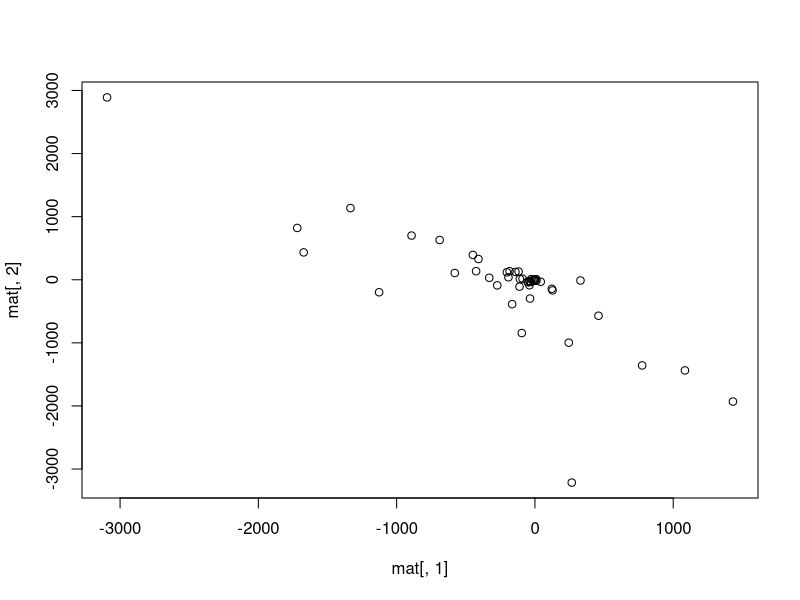
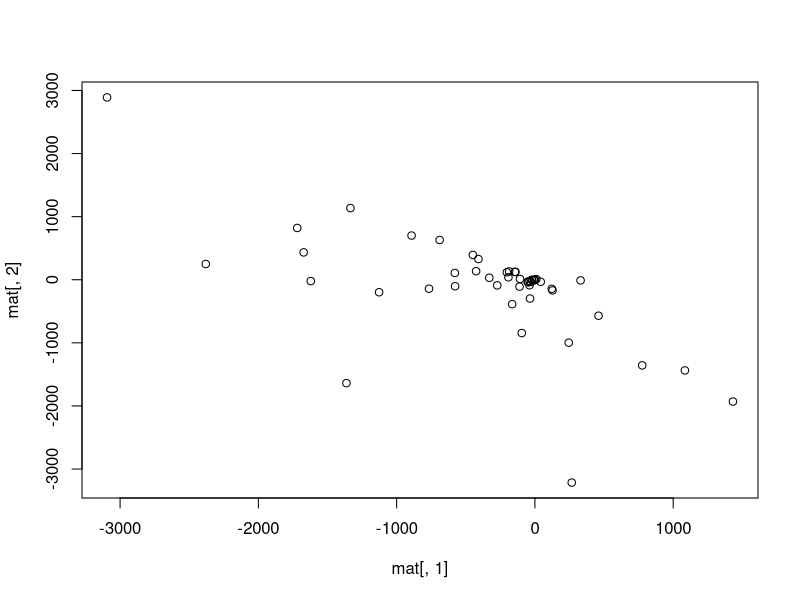
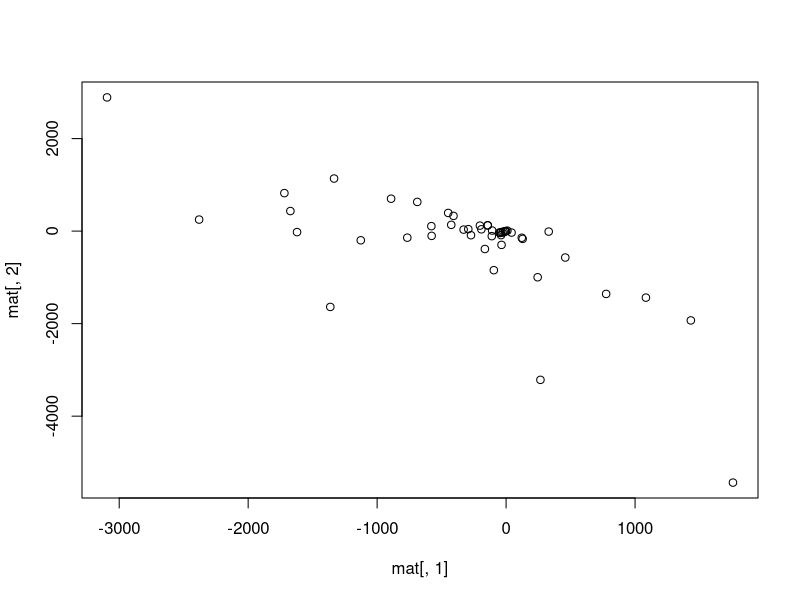
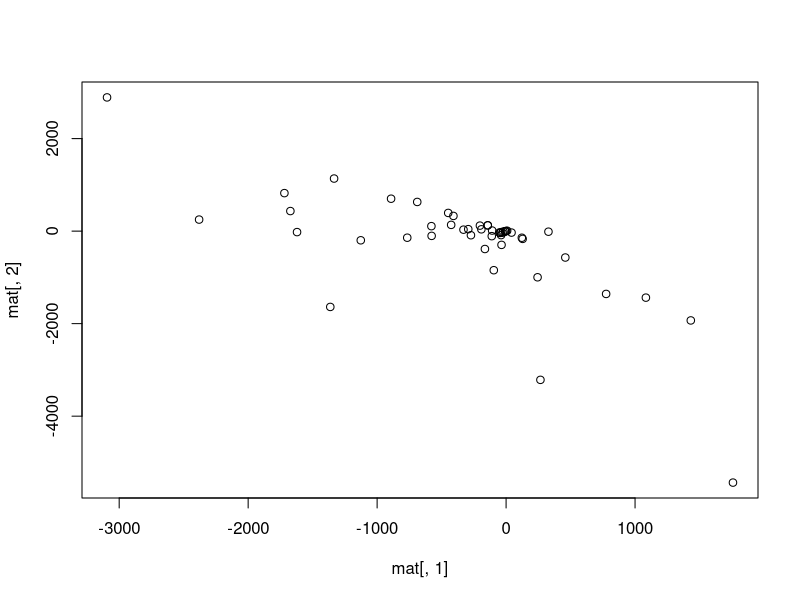
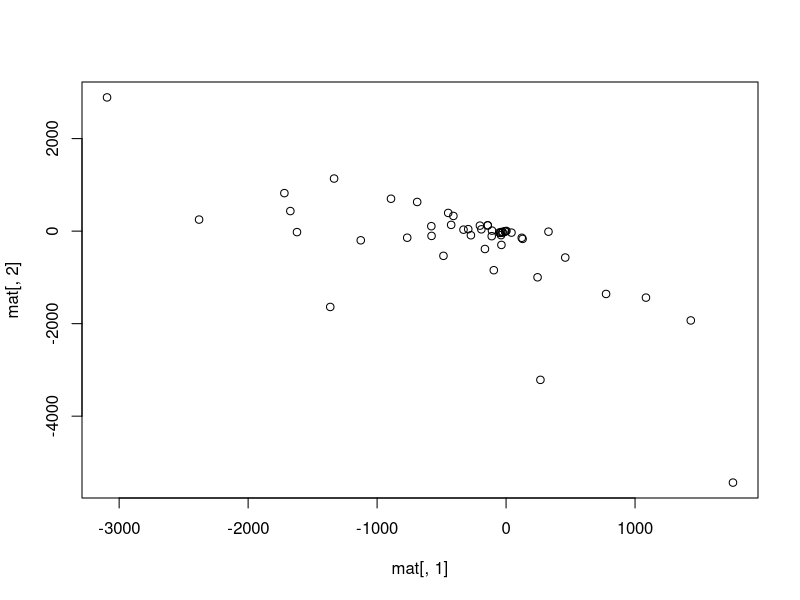
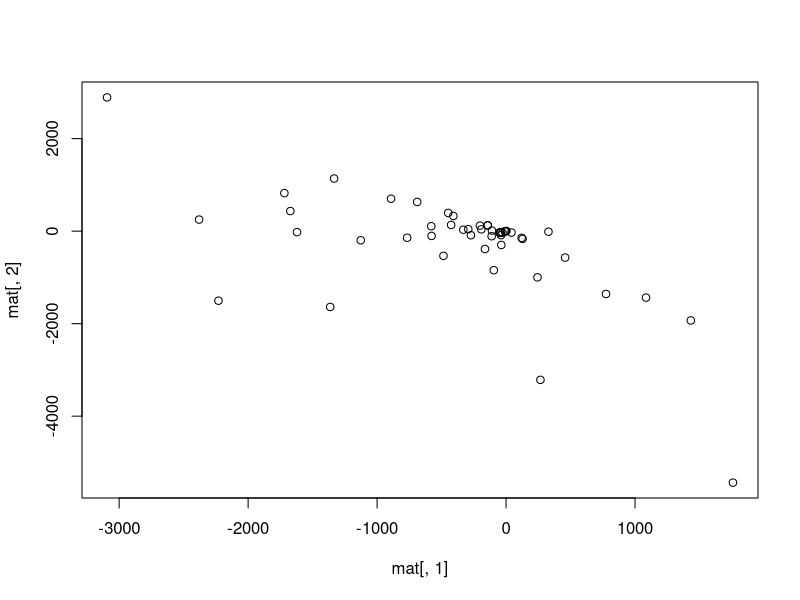
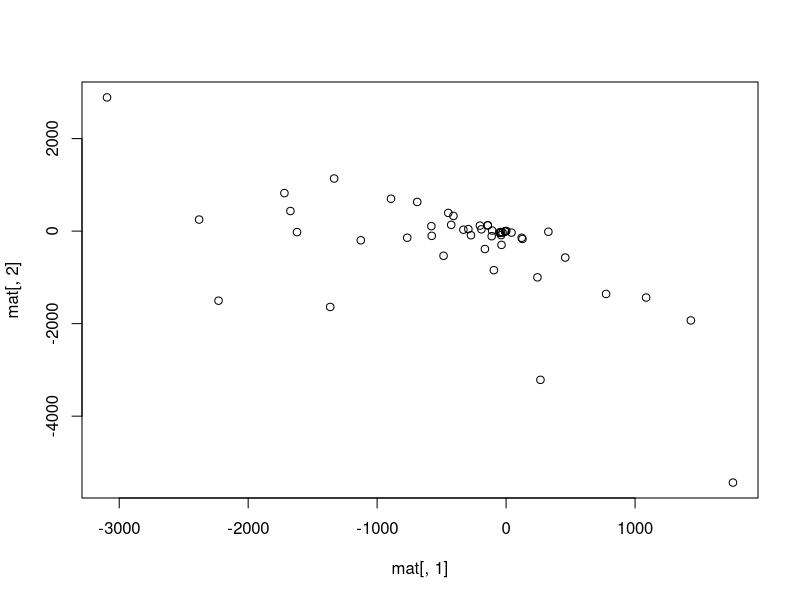
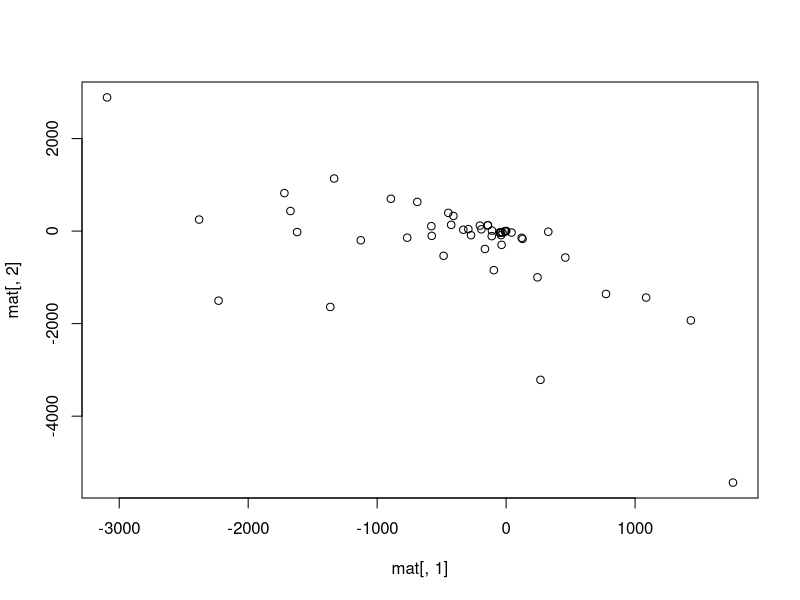

Generate these figures, in order, with R:
# optimization using fireflies algorithm

Booth<-function(x){

       y=(x[1]+2*x[2]-7)^2+(2*x[1]+x[2]-5)^2
      
       return(y)

}

#Generating population and Intensity
I<-NULL
mat<-NULL
for(k in 1:50){
	vec<-runif(2,-10,10)
	mat<-(rbind(mat,vec))
	B<-Booth(vec)
	I<-c(I,B)
}

b_0<-1
a<-runif(1)
g<-0.01
t<-1
maxIter<-100
while(t < maxIter){
	B1<-NULL
	for(i in 1:nrow(mat)){
		for(j in 1:i){
                	r<-dist(mat[c(i,j),]) 
                        scaleI<-I[i]-min(I)/max(I)-min(I)
                  	b<-scaleI*exp(-g*r^2)  
                  	if(I[j]>I[i]){
                  		mat[i,]=mat[i,]+b*exp(-g*r*r)*(mat[j,]-mat[i,])+a*(runif(1)-0.5)
                         }                 

         }

         B2<-Booth(mat[i,])
         B1<-c(B1,B2)
   }
	I <- B1
       rank <- order(B1) 
       print(min(B1))
      t=t+1
      plot(mat[,1],mat[,2]) 
}






